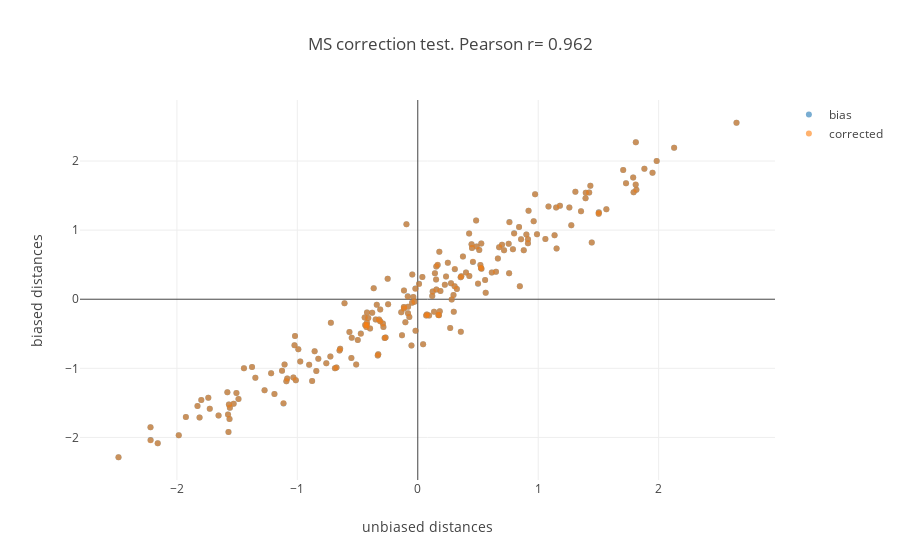

Notebook cell for this chart:
### Code cell
pear_bias= pearsonr(t[:,0],t[:,1])

pear_corr= pearsonr(t[:,0],t[:,2])


fig_data= [go.Scatter(
    x= t[:,0],
    y= t[:,i],
    mode= 'markers',
    marker= dict(
        color= i,
        opacity= .6
    ),
    name= ['bias','corrected'][i-1]
    ) for i in [1,2]
]

layout = go.Layout(
    title= 'MS correction test. Pearson r= {}'.format(round(pear_bias[0],3)),
    yaxis=dict(
        title='biased distances'),
    xaxis=dict(
        title='unbiased distances')
)

fig= go.Figure(data=fig_data, layout=layout)
iplot(fig)

### Figure 1 — Plotly figure (JSON) as saved in the notebook; plotly's stock layout.template omitted (floating-point values rounded to 4 significant figures; data arrays with more than 128 entries replaced by an {"elided": "..."} marker saying what was removed)
{"data": [{"marker": {"color": 1, "opacity": 0.6}, "mode": "markers", "name": "bias", "type": "scatter", "x": {"elided": "200 float values"}, "y": {"elided": "200 float values"}}, {"marker": {"color": 2, "opacity": 0.6}, "mode": "markers", "name": "corrected", "type": "scatter", "x": {"elided": "200 float values"}, "y": {"elided": "200 float values"}}], "layout": {"title": "MS correction test. Pearson r= 0.962", "xaxis": {"title": "unbiased distances"}, "yaxis": {"title": "biased distances"}}}
